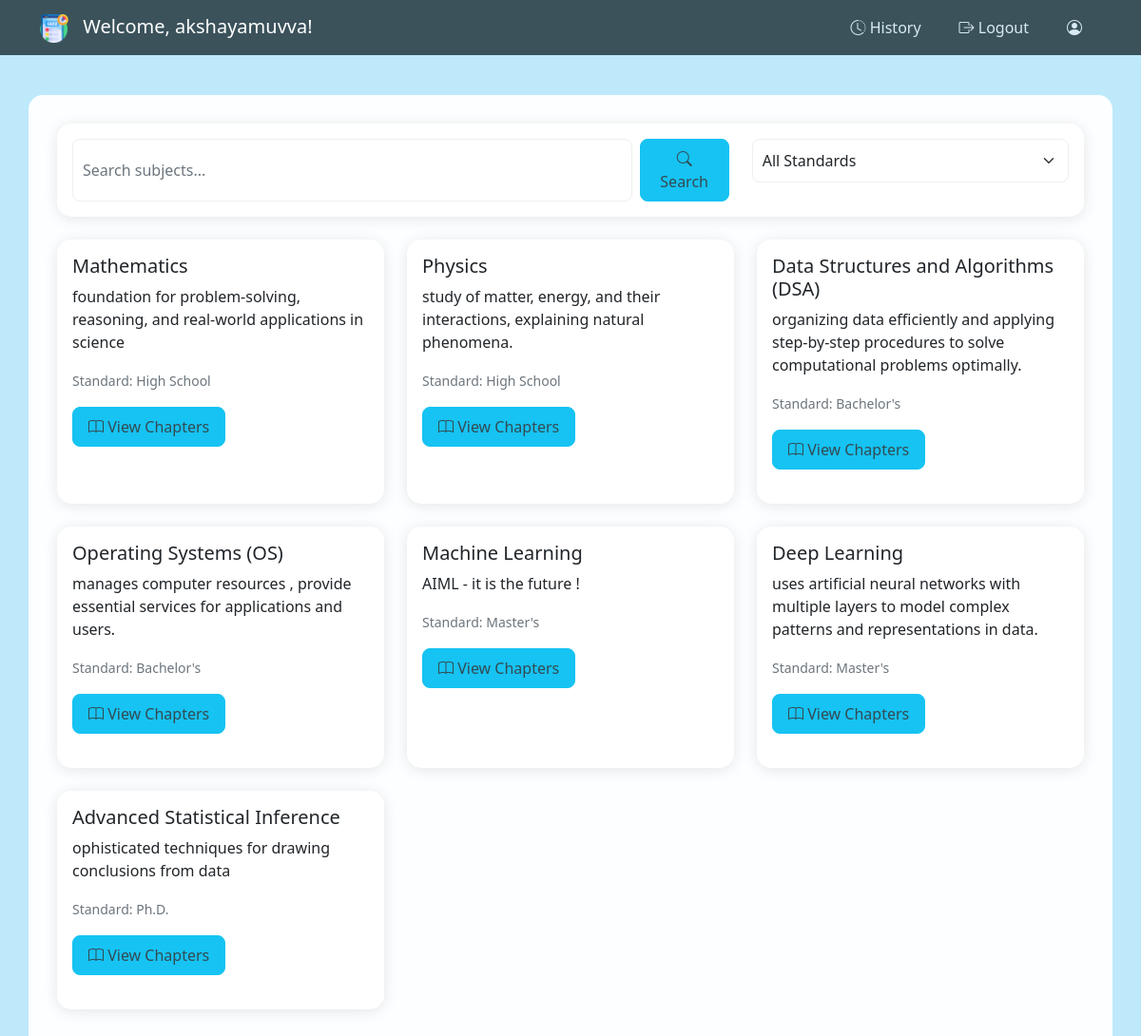
Page /dashboard (signed in) on the committed database.
### main.py (models this page shows)
class User(db.Model):
    id = db.Column(db.Integer, primary_key=True)
    name = db.Column(db.String(60),nullable=False)
    username = db.Column(db.String(80), unique=True, nullable=False)
    email = db.Column(db.String(120), unique=True, nullable=False)
    passhash = db.Column(db.String(256), nullable=False)
    qualification = db.Column(db.String(60), nullable=False)
    date_of_birth = db.Column(db.Date , nullable = False)
    is_admin = db.Column(db.Boolean, default=False)
    is_flagged = db.Column(db.Boolean, default=False)
    scores = db.relationship('Scores', back_populates = 'user',cascade = 'all, delete-orphan')

class Subject(db.Model):
    id = db.Column(db.Integer, primary_key=True)
    name = db.Column(db.String(60),nullable=False)
    description = db.Column(db.String(120), nullable=False)
    sub_chapter = db.relationship('Chapter', back_populates = 'subjects',cascade = 'all, delete-orphan')
    subject_standard = db.Column(db.Integer)

### main.py (the view, shortened to what this page needs)
@app.route('/dashboard')
def dashboard():
    if 'user_id' not in session:
        return redirect(url_for('login'))
    user = User.query.get(session['user_id'])
    search_query = request.args.get('search', '').strip()
    selected_standard = request.args.get('standard', 'all')
    subjects_query = Subject.query
    if selected_standard != 'all':
        subjects_query = subjects_query.filter(Subject.subject_standard == selected_standard)
    subjects = subjects_query.all()
    return render_template('dashboard.html', user=user, subjects=subjects, search_query=search_query, selected_standard=selected_standard)

### templates/dashboard.html (shortened to what this page needs)
<!DOCTYPE html>
<html lang="en">
<head>
    <link href="https://cdn.jsdelivr.net/npm/bootstrap@5.1.3/dist/css/bootstrap.min.css" rel="stylesheet">
    <link rel="stylesheet" href="https://cdn.jsdelivr.net/npm/bootstrap-icons@1.7.2/font/bootstrap-icons.css">
    <link rel="stylesheet" href="{{ url_for('static', filename='css/user_styles.css') }}">
</head>
<body>
    <nav class="navbar navbar-expand-lg navbar-dark fixed-top">
        <div class="container">
            <a class="navbar-brand" href="#">
                <img src="{{ url_for('static', filename='images/logo.png') }}" alt="QuizMaster Logo" class="nav-logo">
                Welcome, {{ user.username }}!
            </a>
            <div class="collapse navbar-collapse" id="navbarNav">
                <ul class="navbar-nav ms-auto">
                    <li class="nav-item">
                        <a class="nav-link" href="{{ url_for('user_history') }}">
                            <i class="bi bi-clock-history"></i> History
                        </a>
                    </li>
                    <li class="nav-item">
                        <a class="nav-link" href="{{ url_for('logout') }}">
                            <i class="bi bi-box-arrow-right"></i> Logout
                        </a>
                    </li>
                    <li class="nav-item">
                        <a class="nav-link" href="{{ url_for('user_profile') }}">
                            <i class="bi bi-person-circle"></i>
                        </a>
                    </li>
                </ul>
            </div>
        </div>
    </nav>
    <div class="container main-content">
        <div class="card mb-4">
            <div class="card-body">
                <div class="row">
                    <div class="col-md-8 mb-3 mb-md-0">
                        <form action="{{ url_for('dashboard') }}" method="GET" class="d-flex">
                            <input type="text"
                                   name="search"
                                   class="form-control me-2"
                                   placeholder="Search subjects..."
                                   value="{{ search_query }}">
                            <button type="submit" class="btn btn-primary">
                                <i class="bi bi-search"></i> Search
                            </button>
                        </form>
                    </div>
                    <div class="col-md-4">
                        <form action="{{ url_for('dashboard') }}" method="GET">
                            <select class="form-select" name="standard" onchange="this.form.submit()">
                                <option value="all" {% if selected_standard == 'all' %}selected{% endif %}>All Standards</option>
                            </select>
                        </form>
                    </div>
                </div>
            </div>
        </div>
        <div class="row">
            {% if subjects %}
                {% for subject in subjects %}
                <div class="col-md-6 col-lg-4 mb-4">
                    <div class="card h-100">
                        <div class="card-body">
                            <h5 class="card-title">{{ subject.name }}</h5>
                            <p class="card-text">{{ subject.description }}</p>
                            <p class="card-text">
                                <small class="text-muted">
                                    Standard:
                                    {% if subject.subject_standard == 1 %}
                                        High School
                                    {% elif subject.subject_standard == 2 %}
                                        Bachelor's
                                    {% elif subject.subject_standard == 3 %}
                                        Master's
                                    {% else %}
                                        Ph.D.
                                    {% endif %}
                                </small>
                            </p>
                            <a href="{{ url_for('view_user_subject', subject_id=subject.id) }}"
                               class="btn btn-primary">
                                <i class="bi bi-book"></i> View Chapters
                            </a>
                        </div>
                    </div>
                </div>
                {% endfor %}
            {% else %}
                <div class="col-12 text-center">
                    <p>No subjects found. Try different search terms or filters.</p>
                </div>
            {% endif %}
        </div>
    </div>
</body>
</html>

### static/css/user_styles.css (style rules this page uses)
body { background-color: #bee9fa; min-height: 100vh; padding-top: 80px; }
.main-content { background: rgba(255, 255, 255, 0.95); border-radius: 15px; padding: 30px; margin-top: 20px; }
.card { border: none; border-radius: 15px; box-shadow: 0 2px 15px rgba(0, 0, 0, 0.1); transition: transform 0.3s ease; margin-bottom: 20px; }
.navbar { background-color: rgba(52, 74, 83, 0.95) !important; backdrop-filter: blur(10px); }
.nav-logo { width: 30px; height: 30px; margin-right: 10px; }
.nav-link { color: #d8ebf4 !important; padding: 8px 15px !important; margin: 0 5px; border-radius: 20px; transition: all 0.3s ease; }
.form-control, .form-select { border-radius: 8px; border: 1px solid #eee; padding: 10px; transition: all 0.3s ease; }
.btn { border-radius: 8px; padding: 8px 16px; transition: all 0.3s ease; }
.btn-primary { background-color: #16c3f2; border-color: #16c3f2; color: #344a53; }

### rows in the picture
User: username "akshayamuvva"
Subject: name "Mathematics", description "foundation for problem-solving, reasoning, and real-world applications in science", subject_standard "High School"
Subject: name "Physics", description "study of matter, energy, and their interactions, explaining natural phenomena.", subject_standard "High School"
Subject: name "Data Structures and Algorithms (DSA)", description "organizing data efficiently and applying step-by-step procedures to solve computational problems optimally.", subject_standard "Bachelor's"
Subject: name "Operating Systems (OS)", description "manages computer resources , provide essential services for applications and users.", subject_standard "Bachelor's"
Subject: name "Machine Learning", description "AIML - it is the future !", subject_standard "Master's"
Subject: name "Deep Learning", description "uses artificial neural networks with multiple layers to model complex patterns and representations in data.", subject_standard "Master's"
Subject: name "Advanced Statistical Inference", description "ophisticated techniques for drawing conclusions from data", subject_standard "Ph.D."
